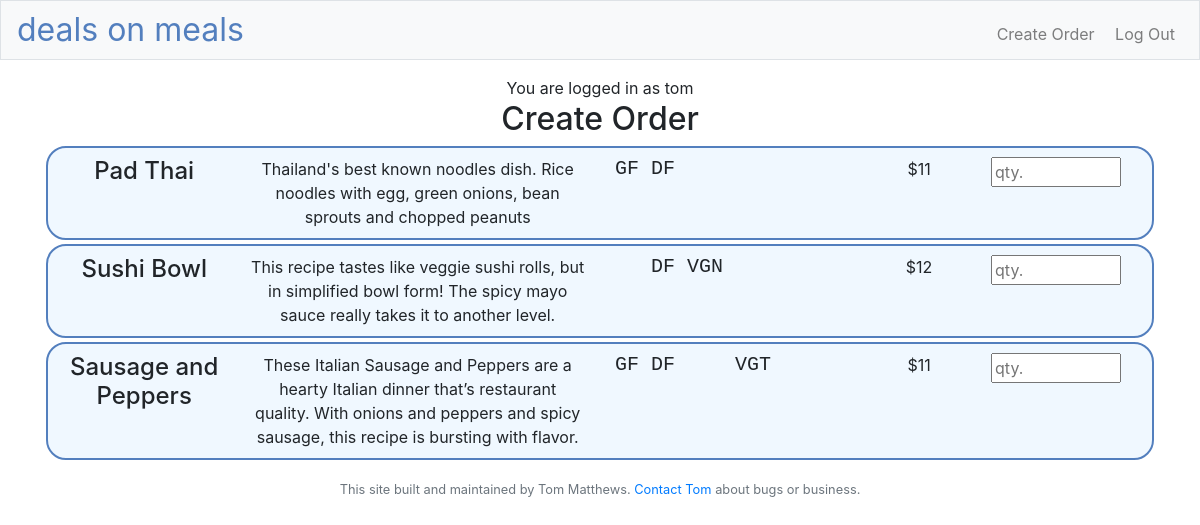
/createOrder (signed in), run on the app's committed database.
### models.py (models this page shows, shortened)
class User(db.Model):
    id = db.Column(db.Integer, primary_key=True)
    name = db.Column(db.String(), unique=False, nullable=False)
    email = db.Column(db.String(), unique=True, nullable=False)
    hashPw = db.Column(db.String(), nullable=False)
    orders = db.relationship('Order', backref='user', lazy=True)
    pwResetExp = db.Column(db.DateTime(), nullable=True)
    pwResetHash = db.Column(db.String(), nullable=True)
    approved = db.Column(db.Boolean(), nullable=False, default=False)

class Meal(db.Model):
    __tablename__ = "meal"
    id = db.Column(db.Integer, primary_key=True)
    title = db.Column(db.String(), nullable=False)
    desc = db.Column(db.String(), nullable=False)
    gf = db.Column(db.Boolean(), nullable=False, default=False)
    df = db.Column(db.Boolean(),  nullable=False, default=False)
    vgt = db.Column(db.Boolean(),  nullable=False, default=False)
    vgn = db.Column(db.Boolean(),  nullable=False, default=False)
    archived = db.Column(db.Boolean(), nullable=False, default=False)
    price = db.Column(db.Integer, nullable=False, default=11)

### app.py (the view)
@app.route("/createOrder", methods=["GET", "POST"])
@login_required
def createOrder():
    meals = Meal.query.filter(Meal.archived == False).all()
    if ('user_id' in session):
        myUser = User.query.filter(User.id == session["user_id"]).first()
        email = myUser.email
    if (request.method == 'GET'):
        return render_template("createOrder.html", meals=meals, email=email, isAdmin=isAdmin())

### adminFunctions.py (called while the page is built)
def isAdmin():
    if ('user_id' not in session):
        return False
    currentUser = User.query.filter(User.id == session["user_id"]).first()
    if currentUser.email in ADMIN_EMAILS:
        return True
    return False

### app.py (called while the page is built)
@app.after_request
def after_request(response):
    response.headers["Cache-Control"] = "no-cache, no-store, must-revalidate"
    response.headers["Expires"] = 0
    response.headers["Pragma"] = "no-cache"
    return response

### helpers.py (called while the page is built)
def login_required(f):
    @wraps(f)
    def decorated_function(*args, **kwargs):
        if session.get("user_id") is None:
            return redirect("/login")
        return f(*args, **kwargs)
    return decorated_function

### templates/createOrder.html (shortened to what this page needs)
{% extends "layout.html" %}
{% block main %}
<h2>Create Order</h2>
<div class="container-fluid">
    {%for meal in meals %}
    <div class="row tablerow my-1 text-wrap">
        <div class="col-4 col-lg-2 my-1">
            <h4>{{meal.title}}</h4>
        </div>
        <div class="col-8 col-lg-4 my-1">
            {{meal.desc}}
        </div>
        <div class="col-7 col-lg-3 my-1" >
            <h5 style="text-align: left;font-family:'Courier Bold', Courier Bold, monospace;font-style:bold">
            {% if meal.gf == True %}
            GF
            {% else %}&nbsp;&nbsp;{% endif %}
            {% if meal.df == True %}
            DF
            {% else %}&nbsp;&nbsp;{% endif %}
            {% if meal.vgn == True %}
            VGN
            {% else %}&nbsp;&nbsp;&nbsp;{% endif %}
            {% if meal.vgt == True %}VGT
            {% else %}&nbsp;&nbsp;&nbsp;{% endif %}
        </div>
        <div class="col-2 col-lg-1 my-1" >
            ${{meal.price}}
        </div>
        <div class="col-3 col-lg-2 my-1" >
            <div class="def-number-input number-input safari_only">
            <input style="width:85%; max-width:40" placeholder="qty." class="quantity" min="0" max="10" name="quantity" value="" type="number">
            </div>
        </div>
    </div>
    {% endfor %}
</div>
{% endblock %}

### templates/layout.html (shortened to what this page needs)
<!DOCTYPE html>
<html lang="en">
    <head>
        <link rel="stylesheet" href="https://cdn.jsdelivr.net/npm/bootstrap@4.5.3/dist/css/bootstrap.min.css">
        <link href="/static/styles.css" rel="stylesheet">
        <link rel="stylesheet" href="https://cdn.jsdelivr.net/npm/bootstrap-icons@1.8.1/font/bootstrap-icons.css">
    </head>
    <body>
            <nav class="navbar navbar-expand-md navbar-light bg-light border py-0">
                <a class="navbar-brand" href="/"><span class="blue">deals on meals</span></a>
                <div class="collapse navbar-collapse ml-auto" id="navbar">
                    <ul class="navbar-nav text-right ml-auto mt-2">
                        {% if session.user_id %}
                        <li class="nav-item"><a class="nav-link" href="/createOrder">&nbsp;Create Order</a></li>
                        <li class="nav-item"><a class="nav-link" href="/logout">&nbsp;Log Out</a></li>
                        {% endif %}
                    </ul>
                </div>
            </nav>
        <main class="container p-3">
            <div class="center">
                {% if email %}
                <span class="center">You are logged in as {{ email }}</span>
                {% else %}
                <span class="center">You are not logged in</span>
                {% endif %}
            </div>
            {% block main %}{% endblock %}
        </main>
        <footer class="small text-center text-muted">
            This site built and maintained by Tom Matthews. <a href="mailto:ma.thomask@gmail.com">Contact Tom</a> about bugs or business.
        </footer>
    </body>
</html>

### static/styles.css (style rules this page uses)
nav .navbar-brand { font-size: xx-large; }
nav .navbar-brand .blue { color: #537fbe; }
main { overflow-x: auto; text-align: center; }
.tablerow { background-color:aliceblue; border-radius:20px; border-width: 2px; border-style: solid; border-color:#537fbe; padding: 5px; border-spacing: 5 px; white-space: nowrap; }

### data on the page
User: email "tom"
Meal: title "Pad Thai", desc "Thailand's best known noodles dish. Rice noodles with egg, green onions, bean sprouts and chopped peanuts", gf "GF", df "DF", price "11"
Meal: title "Sushi Bowl", desc "This recipe tastes like veggie sushi rolls, but in simplified bowl form! The spicy mayo sauce really takes it to another level.", df "DF", vgn "VGN", price "12"
Meal: title "Sausage and Peppers", desc "These Italian Sausage and Peppers are a hearty Italian dinner that’s restaurant quality. With onions and peppers and spicy sausage, this recipe is bursting with flavor.", gf "GF", df "DF", vgt "VGT", price "11"
